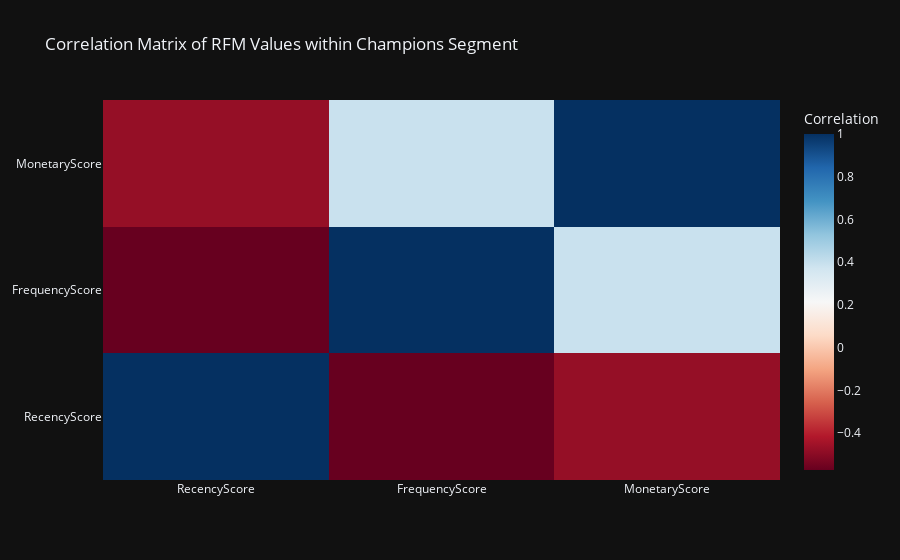

Notebook code for this chart:
### Code cell
correlation_matrix = champions_segment[['RecencyScore', 'FrequencyScore', 'MonetaryScore']].corr()

# Visualize the correlation matrix using a heatmap
fig_heatmap = go.Figure(data=go.Heatmap(
    z=correlation_matrix.values,
    x=correlation_matrix.columns,
    y=correlation_matrix.columns,
    colorscale='RdBu',
    colorbar=dict(title='Correlation')))

fig_heatmap.update_layout(title='Correlation Matrix of RFM Values within Champions Segment')

fig_heatmap.show()

### Figure 1 — Plotly figure (JSON) as saved in the notebook; plotly's stock layout.template omitted (floating-point values rounded to 4 significant figures)
{"data": [{"colorbar": {"title": {"text": "Correlation"}}, "colorscale": [[0.0, "rgb(103,0,31)"], [0.1, "rgb(178,24,43)"], [0.2, "rgb(214,96,77)"], [0.3, "rgb(244,165,130)"], [0.4, "rgb(253,219,199)"], [0.5, "rgb(247,247,247)"], [0.6, "rgb(209,229,240)"], [0.7, "rgb(146,197,222)"], [0.8, "rgb(67,147,195)"], [0.9, "rgb(33,102,172)"], [1.0, "rgb(5,48,97)"]], "x": ["RecencyScore", "FrequencyScore", "MonetaryScore"], "y": ["RecencyScore", "FrequencyScore", "MonetaryScore"], "z": [[1.0, -0.5717, -0.4747], [-0.5717, 1.0, 0.3907], [-0.4747, 0.3907, 1.0]], "type": "heatmap"}], "layout": {"title": {"text": "Correlation Matrix of RFM Values within Champions Segment"}}}
